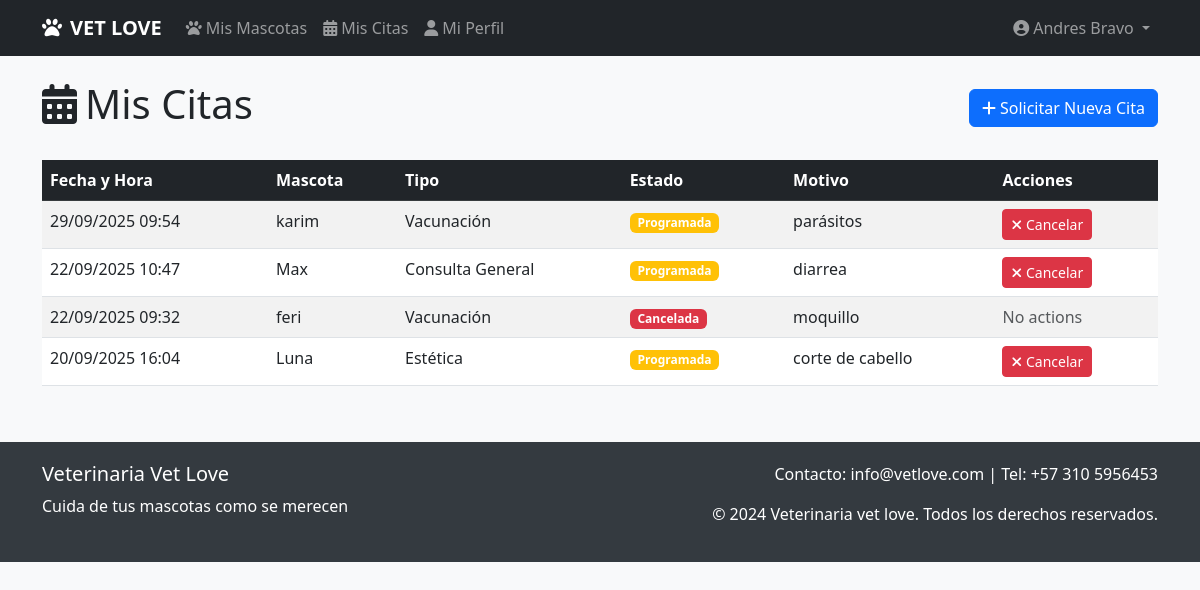
Screenshot of /citas/mis-citas/ (signed in) with the database file from the repository.
### citas/models.py (models this page shows, shortened)
class Cita(models.Model):
    ESTADO_CHOICES = [
        ('programada', 'Programada'),
        ('confirmada', 'Confirmada'),
        ('completada', 'Completada'),
        ('cancelada', 'Cancelada'),
    ]
    TIPO_CHOICES = [
        ('consulta', 'Consulta General'),
        ('vacunacion', 'Vacunación'),
        ('urgencia', 'Urgencia'),
        ('cirugia', 'Cirugía'),
        ('estetica', 'Estética'),
    ]
    mascota = models.ForeignKey(Mascota, on_delete=models.CASCADE, related_name='citas')
    fecha = models.DateTimeField(verbose_name="Fecha y Hora")
    tipo = models.CharField(max_length=20, choices=TIPO_CHOICES, verbose_name="Tipo de Cita")
    motivo = models.TextField(verbose_name="Motivo de la Consulta")
    estado = models.CharField(max_length=20, choices=ESTADO_CHOICES, default='programada', verbose_name="Estado")
    veterinario = models.CharField(max_length=100, blank=True, verbose_name="Veterinario")
    notas = models.TextField(blank=True, verbose_name="Notas")
    recordatorio_enviado = models.BooleanField(default=False, verbose_name="Recordatorio Enviado")
    fecha_creacion = models.DateTimeField(auto_now_add=True, verbose_name="Fecha de Creación")
    class Meta:
        ordering = ['fecha']
        verbose_name = 'Cita'
        verbose_name_plural = 'Citas'

### mascotas/models.py (models this page shows, shortened)
class Mascota(models.Model):
    TIPO_CHOICES = [
        ('perro', 'Perro'),
        ('gato', 'Gato'),
        ('ave', 'Ave'),
        ('roedor', 'Roedor'),
        ('reptil', 'Reptil'),
        ('otro', 'Otro'),
    ]
    SEXO_CHOICES = [
        ('macho', 'Macho'),
        ('hembra', 'Hembra'),
    ]
    nombre = models.CharField(max_length=100, verbose_name="Nombre")
    tipo = models.CharField(max_length=10, choices=TIPO_CHOICES, verbose_name="Tipo")
    raza = models.CharField(max_length=100, blank=True, verbose_name="Raza")
    sexo = models.CharField(max_length=10, choices=SEXO_CHOICES, verbose_name="Sexo")
    fecha_nacimiento = models.DateField(null=True, blank=True, verbose_name="Fecha de nacimiento")
    cliente = models.ForeignKey(Cliente, on_delete=models.CASCADE, related_name='mascotas', verbose_name="Cliente")
    foto = models.ImageField(upload_to='mascotas/', null=True, blank=True, verbose_name="Foto")
    caracteristicas = models.TextField(blank=True, verbose_name="Características")
    fecha_registro = models.DateTimeField(auto_now_add=True, verbose_name="Fecha de registro")
    class Meta:
        verbose_name = "Mascota"
        verbose_name_plural = "Mascotas"
        ordering = ['nombre']

### citas/views.py (the view)
# urls.py: path('mis-citas/', views.mis_citas, name='mis_citas'),
@login_required
def mis_citas(request):
    citas = None
    if hasattr(request.user, 'cliente'):
        mascotas = Mascota.objects.filter(cliente=request.user.cliente)
        citas = Cita.objects.filter(mascota__in=mascotas).order_by('-fecha')
    return render(request, 'citas/mis_citas.html', {
        'citas': citas,
        'tiene_perfil': hasattr(request.user, 'cliente')
    })

### citas/templates/citas/mis_citas.html (shortened to what this page needs)
{% extends 'base.html' %}
{% block content %}
<div class="d-flex justify-content-between align-items-center mb-4">
    <h1><i class="fas fa-calendar-alt me-2"></i>Mis Citas</h1>
    <a href="{% url 'citas:solicitar_cita' %}" class="btn btn-primary">
        <i class="fas fa-plus me-1"></i>Solicitar Nueva Cita
    </a>
</div>
{% if not tiene_perfil %}
<div class="alert alert-warning">
    <h4 class="alert-heading"><i class="fas fa-exclamation-triangle me-2"></i>Perfil Incompleto</h4>
    <p>Debes completar tu perfil antes de poder agendar citas.</p>
    <hr>
    <a href="{% url 'clientes:crear_perfil_cliente' %}" class="btn btn-primary">
        <i class="fas fa-user-plus me-1"></i>Completar Mi Perfil
    </a>
</div>
{% elif citas %}
<div class="table-responsive">
    <table class="table table-striped table-hover">
        <thead class="table-dark">
            <tr>
                <th>Fecha y Hora</th>
                <th>Mascota</th>
                <th>Tipo</th>
                <th>Estado</th>
                <th>Motivo</th>
                <th>Acciones</th>
            </tr>
        </thead>
        <tbody>
            {% for cita in citas %}
            <tr>
                <td>{{ cita.fecha|date:"d/m/Y H:i" }}</td>
                <td>{{ cita.mascota.nombre }}</td>
                <td>{{ cita.get_tipo_display }}</td>
                <td>
                    <span class="badge bg-{% if cita.estado == 'completada' %}success{% elif cita.estado == 'cancelada' %}danger{% elif cita.estado == 'confirmada' %}info{% else %}warning{% endif %}">
                        {{ cita.get_estado_display }}
                    </span>
                </td>
                <td>{{ cita.motivo|truncatewords:5 }}</td>
                <td>
                    {% if cita.estado == 'programada' or cita.estado == 'confirmada' %}
                    <a href="{% url 'citas:cancelar_cita' cita.id %}" class="btn btn-sm btn-danger"
                       onclick="return confirm('¿Estás seguro de que quieres cancelar esta cita?')">
                        <i class="fas fa-times me-1"></i>Cancelar
                    </a>
                    {% else %}
                    <span class="text-muted">No actions</span>
                    {% endif %}
                </td>
            </tr>
            {% endfor %}
        </tbody>
    </table>
</div>
{% endif %}
{% endblock %}

### templates/base.html (shortened to what this page needs)
<!DOCTYPE html>
<html lang="es">
<head>
    <link href="https://cdn.jsdelivr.net/npm/bootstrap@5.3.0/dist/css/bootstrap.min.css" rel="stylesheet">
    <link rel="stylesheet" href="https://cdnjs.cloudflare.com/ajax/libs/font-awesome/6.4.0/css/all.min.css">
</head>
<body>
    <nav class="navbar navbar-expand-lg navbar-dark {% if user.is_staff %}admin-nav{% else %}bg-dark{% endif %} fixed-top">
        <div class="container">
           <a class="navbar-brand" href="{% url 'home' %}">
                <i class="fas fa-paw me-2"></i>VET LOVE
           </a>
            <div class="collapse navbar-collapse" id="navbarNav">
                <ul class="navbar-nav me-auto">
                    {% if user.is_staff %}
                    <li class="nav-item">
                        <a class="nav-link" href="{% url 'administracion:dashboard_admin' %}">
                            <i class="fas fa-tachometer-alt me-1"></i>Dashboard
                        </a>
                    </li>
                    <li class="nav-item">
                        <a class="nav-link" href="{% url 'admin:index' %}">
                            <i class="fas fa-cog me-1"></i>Panel Admin
                        </a>
                    </li>
                    <li class="nav-item">
                        <a class="nav-link" href="{% url 'admin:clientes_cliente_changelist' %}">
                            <i class="fas fa-users me-1"></i>Clientes
                        </a>
                    </li>
                    <li class="nav-item">
                        <a class="nav-link" href="{% url 'admin:mascotas_mascota_changelist' %}">
                            <i class="fas fa-paw me-1"></i>Mascotas
                        </a>
                    </li>
                    <li class="nav-item">
                        <a class="nav-link" href="{% url 'admin:citas_cita_changelist' %}">
                            <i class="fas fa-calendar-alt me-1"></i>Citas
                        </a>
                    </li>
                    {% else %}
                    <li class="nav-item">
                        <a class="nav-link" href="{% url 'mascotas:lista_mascotas' %}">
                            <i class="fas fa-paw me-1"></i>Mis Mascotas
                        </a>
                    </li>
                    <li class="nav-item">
                        <a class="nav-link" href="{% url 'citas:mis_citas' %}">
                            <i class="fas fa-calendar-alt me-1"></i>Mis Citas
                        </a>
                    </li>
                    <li class="nav-item">
                        <a class="nav-link" href="{% url 'clientes:perfil_cliente' %}">
                            <i class="fas fa-user me-1"></i>Mi Perfil
                        </a>
                    </li>
                    {% endif %}
                </ul>
                <ul class="navbar-nav">
                    {% if user.is_authenticated %}
                    <li class="nav-item dropdown">
                        <a class="nav-link dropdown-toggle" href="#" id="navbarDropdown" role="button" data-bs-toggle="dropdown">
                            <i class="fas fa-user-circle me-1"></i>{{ user.get_full_name|default:user.username }}
                        </a>
                    </li>
                    {% else %}
                    <li class="nav-item">
                        <a class="nav-link" href="{% url 'login' %}">
                            <i class="fas fa-sign-in-alt me-1"></i>Iniciar Sesión
                        </a>
                    </li>
                    {% endif %}
                </ul>
            </div>
        </div>
    </nav>
    <main class="container mt-4">
        {% block content %}
        {% endblock %}
    </main>
    <footer class="footer">
        <div class="container">
            <div class="row">
                <div class="col-md-6">
                    <h5>Veterinaria Vet Love</h5>
                    <p>Cuida de tus mascotas como se merecen</p>
                </div>
                <div class="col-md-6 text-md-end">
                    <p>Contacto: info@vetlove.com | Tel: +57 310 5956453</p>
                    <p>&copy; 2024 Veterinaria vet love. Todos los derechos reservados.</p>
                </div>
            </div>
        </div>
    </footer>
</body>
</html>

### templates/base.html (style rules this page uses)
body { background-color: #f8f9fa; padding-top: 56px; }
.navbar-brand { font-weight: bold; }
.footer { background-color: #343a40; color: white; padding: 20px 0; margin-top: 40px; }

### rows the page displays
Cita: fecha "29/09/2025 09:54", mascota.nombre "karim", tipo "Vacunación", estado "Programada", motivo "parásitos", shows "Cancelar"
Cita: fecha "22/09/2025 10:47", mascota.nombre "Max", tipo "Consulta General", estado "Programada", motivo "diarrea", shows "Cancelar"
Cita: fecha "22/09/2025 09:32", mascota.nombre "feri", tipo "Vacunación", estado "Cancelada", motivo "moquillo", shows "No actions"
Cita: fecha "20/09/2025 16:04", mascota.nombre "Luna", tipo "Estética", estado "Programada", motivo "corte de cabello", shows "Cancelar"

### other values shown
{{ user.get_full_name|default:user.username }} "Andres Bravo"
